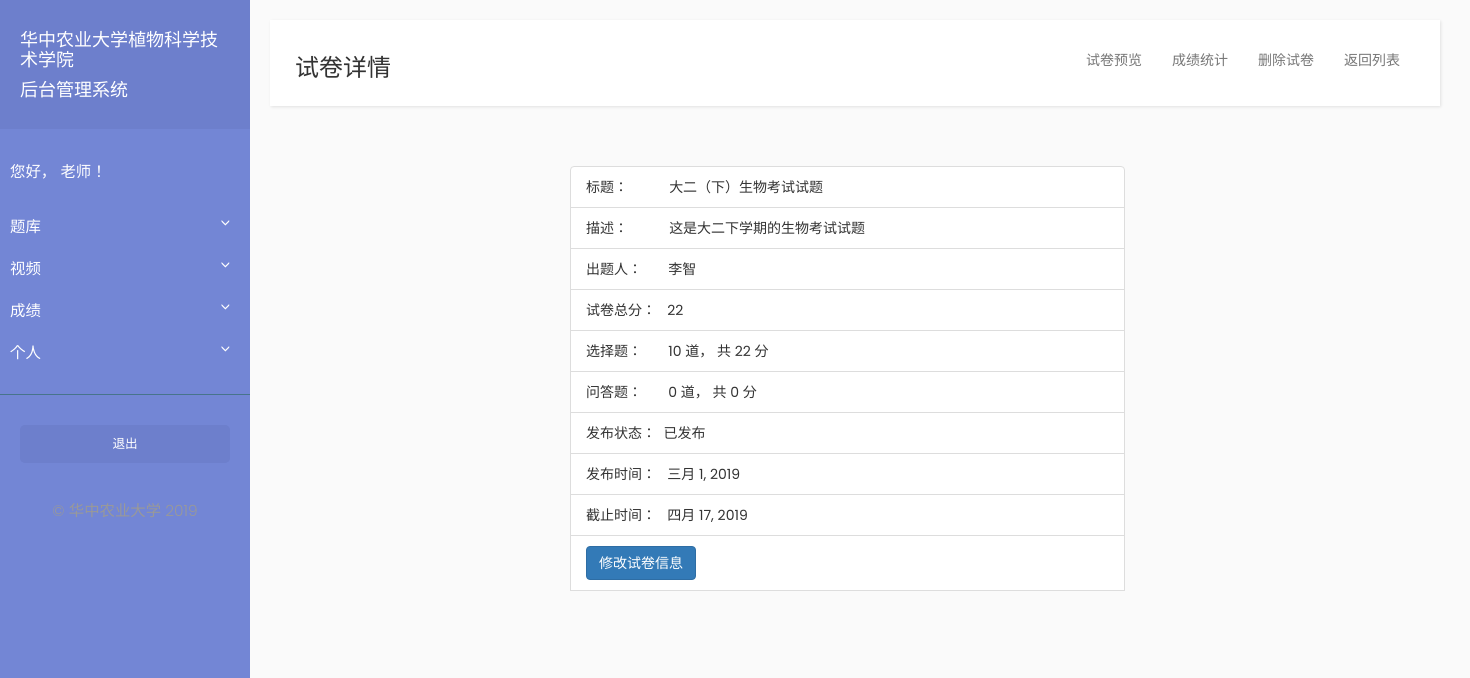
Page /examination/paper_info/44 on the earlier database version.
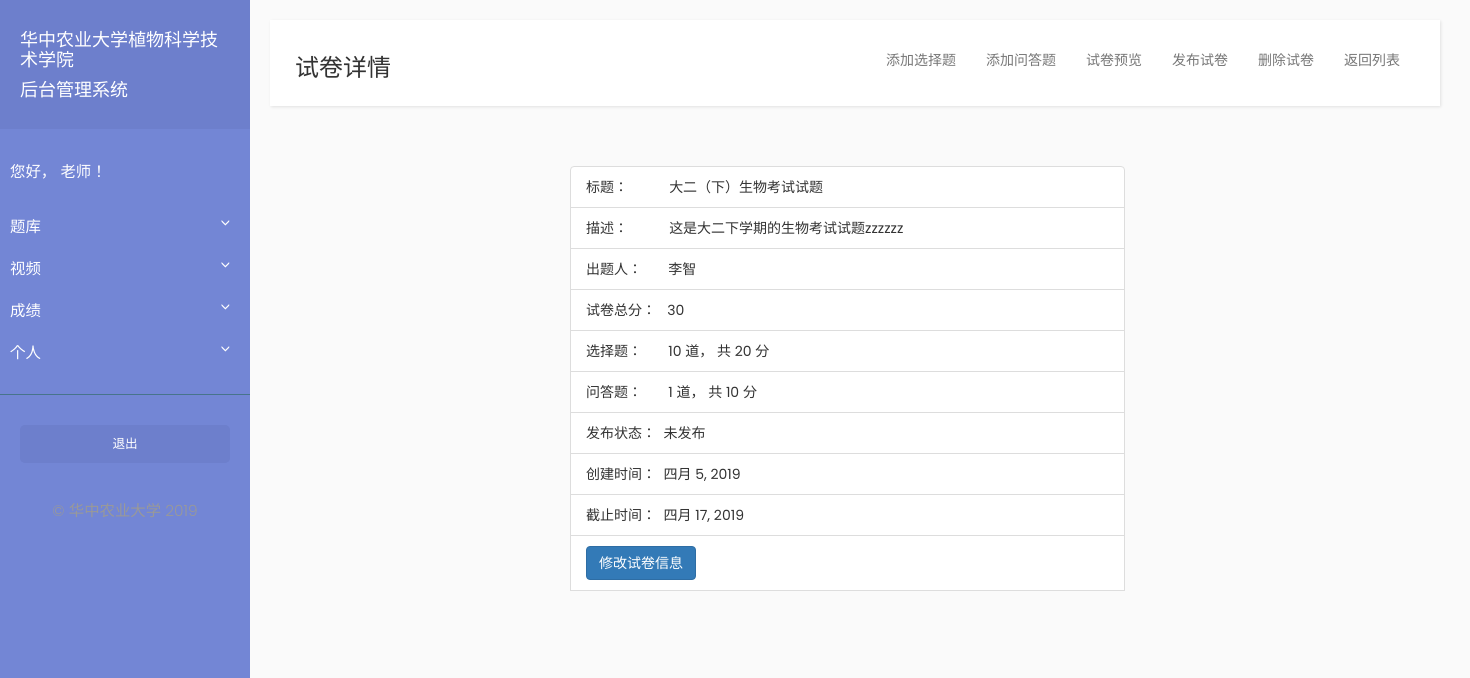
Same page on the later database version.
### Examination/models.py (models this page shows, shortened)
class Paper(models.Model):
    title = models.CharField(max_length=1000)
    description = models.TextField()
    multiple_choice_question_total_score = models.IntegerField(default=0)
    essay_question_total_score = models.IntegerField(default=0)
    publish_date = models.DateField(auto_now=True)
    expire_date = models.DateField(default=date.today() + timedelta(days=30))  # default expire date is 30 days from now on
    is_published = models.BooleanField(default=False)
    paper_maker = models.ForeignKey(Teacher, on_delete=models.SET_NULL, null=True)

class Multiple_Choice_Question(models.Model):
    paper = models.ForeignKey(Paper, on_delete=models.CASCADE, null=True)
    title = models.CharField(max_length=1000)
    option_A = models.CharField(max_length=1000)
    option_B = models.CharField(max_length=1000)
    option_C = models.CharField(max_length=1000)
    option_D = models.CharField(max_length=1000)
    point = models.IntegerField()
    OPTIONS = (
        ('A', 'A'),
        ('B', 'B'),
        ('C', 'C'),
        ('D', 'D'))
    right_answer = models.CharField(max_length=1, choices=OPTIONS, default=None)

class Essay_Question(models.Model):
    paper = models.ForeignKey(Paper, on_delete=models.CASCADE, null=True)
    title = models.CharField(max_length=1000)
    point = models.IntegerField()
    right_answer = models.TextField()

### Teacher/models.py (models this page shows, shortened)
class Teacher(models.Model):
    user = models.OneToOneField(User, on_delete=models.CASCADE)
    name = models.CharField(max_length=10)

### Examination/views.py (the view)
# urls.py: path("paper_info/<int:paper_id>", views.paper_info, name="paper_info"),
def paper_info(request, paper_id):
    try:
        paper = Paper.objects.get(pk=paper_id)
    except Paper.DoesNotExist:
        raise Http404("Paper does not exist")
    context = {'paper': paper}
    return render(request, 'examination/paper_info.html', context=context)

### Examination/templates/examination/paper_info.html (shortened to what this page needs)
{% extends "teacher/base.html" %}
{% block title_block %}
<h3>试卷详情</h3>
{% endblock %}
{% block navbar_block %}
 <div class="collapse navbar-collapse" id="bs-example-navbar-collapse-1">
    <ul class="nav navbar-nav navbar-right">
        {% if paper.is_published %}
        <li><a href="{% url 'examination:paper_preview' paper.pk %}">试卷预览</a></li>
        <li><a href="{% url 'examination:paper_results' paper.pk%}">成绩统计</a></li>
        <li><a href="{% url 'examination:delete_paper' paper.pk %}">删除试卷</a></li>
        <li><a href="{% url 'examination:paper_list' %}">返回列表</a></li>
        {% else %}
        <li><a href="{% url 'examination:create_multiple_choice_question' paper.pk %}">添加选择题</a></li>
        <li><a href="{% url 'examination:create_essay_question' paper.pk%}">添加问答题</a></li>
        <li><a href="{% url 'examination:paper_preview' paper.pk %}">试卷预览</a></li>
        <li><a href="{% url 'examination:publish_paper' paper.pk %}">发布试卷</a></li>
        <li><a href="{% url 'examination:delete_paper' paper.pk %}">删除试卷</a></li>
        <li><a href="{% url 'examination:paper_list' %}">返回列表</a></li>
        {% endif %}
    </ul>
</div>
{% endblock %}
{% block content_block%}
<div class="container">
    <divc class="row">
    <ul class="list-group col-md-6 col-md-offset-3">
        <li class="list-group-item">标题：&nbsp;&nbsp;&nbsp;&nbsp;&nbsp;&nbsp;&nbsp;&nbsp;&nbsp;&nbsp;&nbsp;{{ paper.title }}</li>
        <li class="list-group-item">描述：&nbsp;&nbsp;&nbsp;&nbsp;&nbsp;&nbsp;&nbsp;&nbsp;&nbsp;&nbsp;&nbsp;{{ paper.description}}</li>
        <li class="list-group-item">出题人：&nbsp;&nbsp;&nbsp;&nbsp;&nbsp;&nbsp;&nbsp;{{ paper.paper_maker.name }}</li>
        <li class="list-group-item">试卷总分：&nbsp;&nbsp;&nbsp;{{ paper.multiple_choice_question_total_score|add:paper.essay_question_total_score}}</li>
        <li class="list-group-item">选择题：&nbsp;&nbsp;&nbsp;&nbsp;&nbsp;&nbsp;&nbsp;{{ paper.multiple_choice_question_set.all|length }} 道， 共 {{ paper.multiple_choice_question_total_score }} 分</li>
        <li class="list-group-item">问答题：&nbsp;&nbsp;&nbsp;&nbsp;&nbsp;&nbsp;&nbsp;{{ paper.essay_question_set.all|length }} 道， 共 {{ paper.essay_question_total_score }} 分</li>
        {% if paper.is_published %}
        <li class="list-group-item">发布状态：&nbsp;&nbsp;已发布</li>
        <li class="list-group-item">发布时间：&nbsp;&nbsp;&nbsp;{{ paper.publish_date|date }}</li>
        <li class="list-group-item">截止时间：&nbsp;&nbsp;&nbsp;{{ paper.expire_date|date }}</li>
        {% else %}
        <li class="list-group-item">发布状态：&nbsp;&nbsp;未发布</li>
        <li class="list-group-item">创建时间：&nbsp;&nbsp;{{ paper.publish_date|date }}</li>
        <li class="list-group-item">截止时间：&nbsp;&nbsp;{{ paper.expire_date|date }}</li>
        {% endif %}
        <li class="list-group-item"><a class="btn btn-primary" href="{% url 'examination:modify_paper' paper.pk %}">修改试卷信息</a></li>
        <br>
    </ul>
    </div>
</div>
{% endblock %}

Differences in the rows shown:
changed Paper "大二（下）生物考试试题": is_published True → False (drawn); description "这是大二下学期的生物考试试题" → "这是大二下学期的生物考试试题zzzzzz"; multiple_choice_question_total_score|add "22" → "30"; multiple_choice_question_total_score "22" → "20"; essay_question_set.all|length "0" → "1"; essay_question_total_score "0" → "10"; publish_date "三月 1, 2019" → "四月 5, 2019"
Other differences:
text no longer shown: "成绩统计 发布状态： 已发布 发布时间："
text now shown: "添加选择题 添加问答题 发布试卷 发布状态： 未发布 创建时间："
